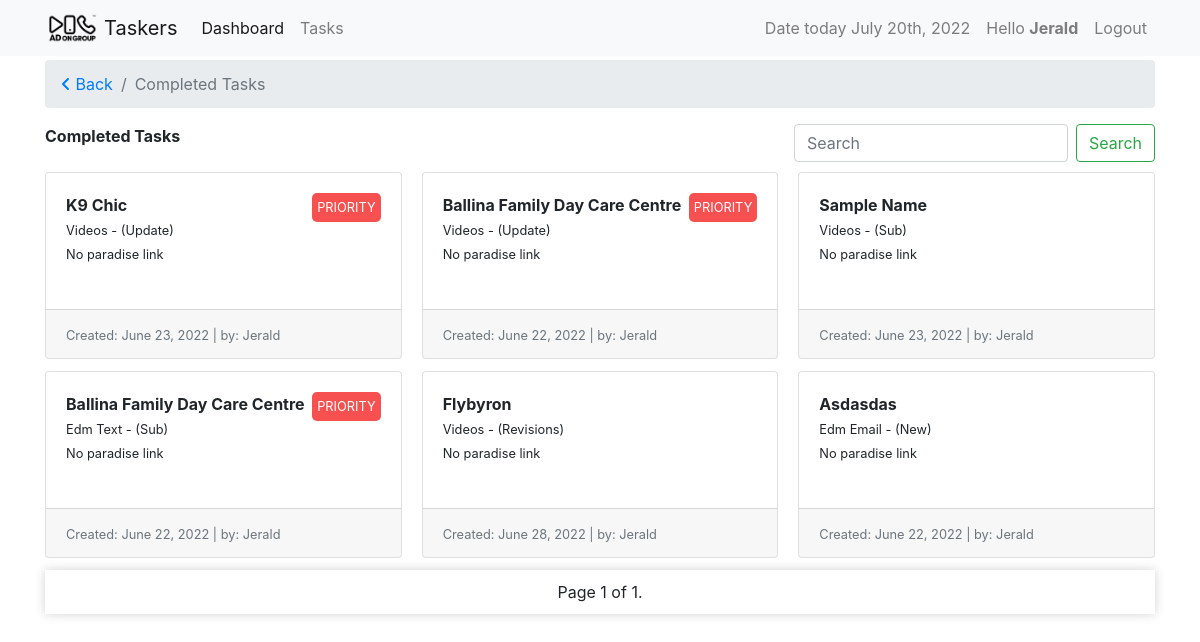
Before: /tasks/all-completed (signed in) with the older database file.
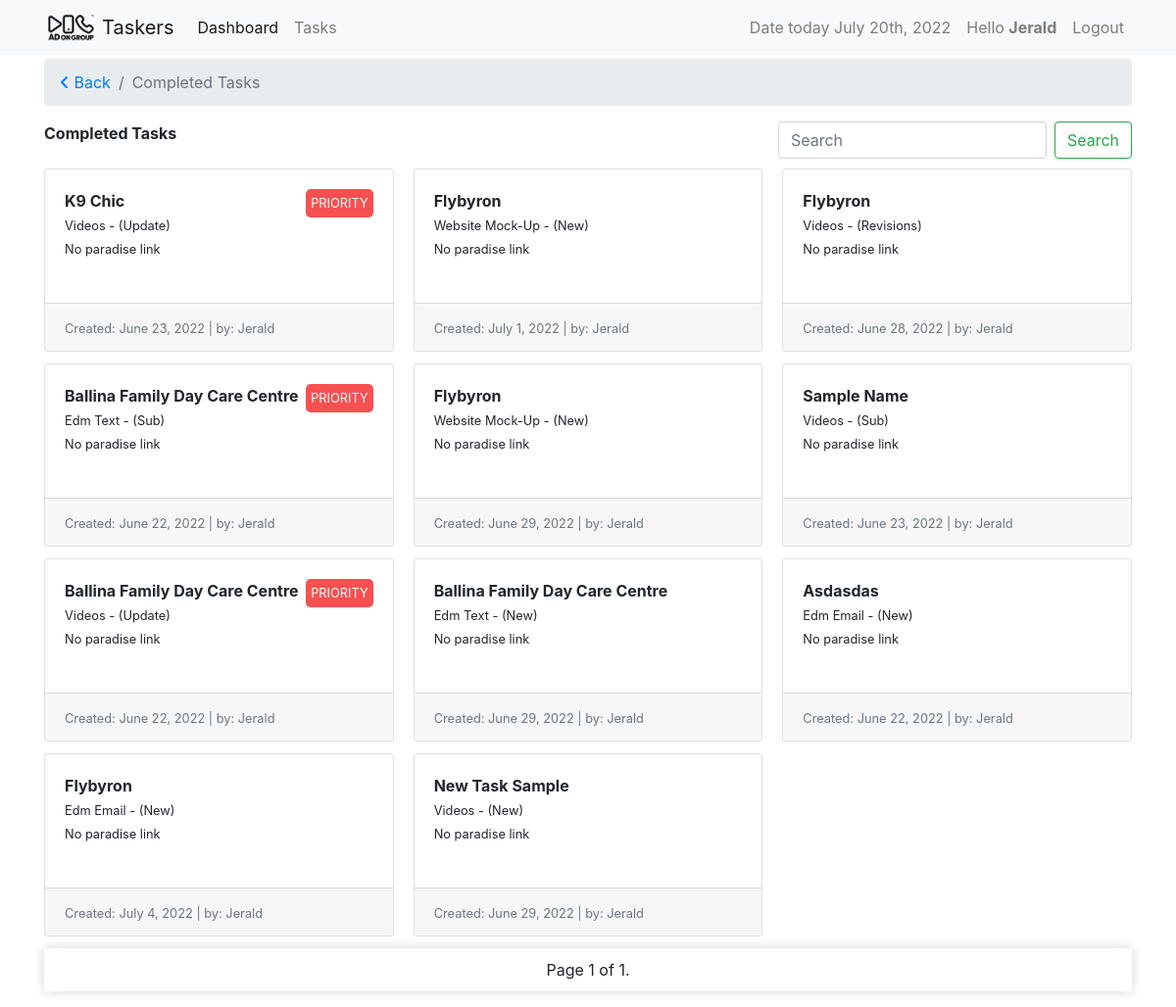
After: the same page with the newer database file.
### tasks/models.py (models this page shows, shortened)
class Task(models.Model):
    slug = models.SlugField(unique=True, null=True, blank=True)
    user = models.ForeignKey(settings.AUTH_USER_MODEL,
                             on_delete=models.CASCADE, verbose_name='designers')
    task_type = models.ForeignKey(
        TaskType, on_delete=models.CASCADE, default=1)
    task_category = models.ForeignKey(
        TaskCategory, on_delete=models.CASCADE, default=1)
    name = models.CharField(max_length=120, verbose_name="Client name")
    paradise_link = models.URLField(
        blank=True, null=True, verbose_name="task link")
    check_list_link = models.URLField(
        max_length=120, verbose_name='check list link', blank=True, null=True)
    is_priority = models.BooleanField(
        default=False, verbose_name="Is Task Priority?", help_text="Checked if task is priority.")
    is_done = models.BooleanField(default=False, verbose_name="Is Task Completed?",
                                  help_text="Note: Checked if you're done.")
    created = models.DateTimeField(auto_now_add=True)
    updated = models.DateTimeField(auto_now=True)
    class Meta:
        ordering = ['-is_priority', 'is_done', '-updated', '-created']

class BaseTime(models.Model):
    created = models.DateTimeField(auto_now_add=True)
    updated = models.DateTimeField(auto_now=True)

class TaskCategory(BaseTime, models.Model):
    name = models.CharField(max_length=120, unique=True)
    task_point = models.FloatField(default=0.0)
    class Meta:
        verbose_name_plural = "Task Categories"
    def __str__(self):
        return self.name

class TaskType(BaseTime, models.Model):
    name = models.CharField(max_length=60)
    task_point = models.FloatField(default=0.0)
    def __str__(self):
        return self.name

### tasks/views.py (the view, shortened to what this page needs)
# urls.py: path('all-completed', views.AllCompletedTaskView.as_view(), name="allcompletedtasks"),
class AllCompletedTaskView(View):
    today = timezone.now()
    yesterday = today - timezone.timedelta(days=1)
    template_name = 'tasks_filter_template.html'
    def get(self, request, *args, **kwargs):
        if request.user.is_superuser or request.user.has_perm('auth.view_user'):
            tasks = Task.objects.filter(is_done=True)
        else:
            tasks = Task.objects.filter(user=request.user).filter(is_done=True)
        query = request.GET.get('q')
        paginator = Paginator(tasks, 12)
        page_number = request.GET.get('page')
        page_obj = paginator.get_page(page_number)
        context = {'tasks': tasks, 'title': 'completed tasks', 'page_obj': page_obj,}
        return render(request, self.template_name, context)

### tasks/templates/tasks_filter_template.html (shortened to what this page needs)
{% extends 'base.html' %}
{% load crispy_forms_tags %}
{% block content %}
<nav aria-label="breadcrumb">
    <ol class="breadcrumb">
      <li class="breadcrumb-item"><a href="{{request.META.HTTP_REFERER}}"><i class="fa-solid fa-angle-left"></i> Back</a></li>
      <li class="breadcrumb-item active" aria-current="page">{{ title|title }}</li>
    </ol>
</nav>
{% include 'includes/tasks_filter.html' %}
{% endblock %}

### tasks/templates/includes/tasks_filter.html (shortened to what this page needs)
{% load crispy_forms_tags %}
<div class="row">
    <div class="col-sm-12">
        <div class="mb-4">
            <strong>{{ title|title }}</strong>
            <form class="form-inline my-2 my-lg-0 float-right">
                <input class="form-control mr-sm-2" type="search" placeholder="Search" aria-label="Search" name="q" value="{{ request.GET.q }}">
                <button class="btn btn-outline-success my-2 my-sm-0" type="submit">Search</button>
            </form>
        </div>
        <div class="card-columns">
            {% for task in page_obj %}
            {% if task %}
            <div class="card">
                <div class="card-body">
                    <strong>{{ task.name|title }}</strong>
                    {% if task.is_priority %}
                        <small class="float-right" style="color: white; background-color: hsla(0, 95%, 49%, 0.7); padding: 5px; border-radius: 5px;">
                            PRIORITY
                        </small>
                    {% endif %}
                    <br>
                    <small>
                        {{ task.task_category|title }} - ({{ task.task_type|title }})
                        <br>
                        {% if task.paradise_link %}
                        <a href="{{ task.paradise_link }}">{{ task.paradise_link }}</a>
                        {% else %}
                        No paradise link
                        {% endif %}
                    </small>
                    <br>
                    <br>
                </div>
                <div class="card-footer">
                    <small class="text-muted">Created: {{task.created|date}} | by:
                        {% if request.user.is_superuser %}
                        <a href="{% url 'dashboards:userdetails' task.user.username %}">{{ task.user.username|title }}</a>
                        {% else %}
                        {{ task.user.username|title }}
                        {% endif %}
                    </small>
                </div>
            </div>
            {% else %}
                {{ empty }}
            {% endif %}
            {% endfor %}
        </div>
        <div class="mypagination mb-3">
            <span class="step-links">
                <span class="current">
                    Page {{ page_obj.number }} of {{ page_obj.paginator.num_pages }}.
                </span>
            </span>
        </div>
    </div>
</div>

Changed rows visible on the page:
added Task: name "Flybyron", task_category "Edm Email", task_type "New", shows "No paradise link", created "July 4, 2022", user.username "Jerald"
added Task: name "Flybyron", task_category "Website Mock-Up", task_type "New", shows "No paradise link", created "July 1, 2022", user.username "Jerald"
added Task: name "Flybyron", task_category "Website Mock-Up", task_type "New", shows "No paradise link", created "June 29, 2022", user.username "Jerald"
added Task: name "Ballina Family Day Care Centre", task_category "Edm Text", task_type "New", shows "No paradise link", created "June 29, 2022", user.username "Jerald"
added Task: name "New Task Sample", task_category "Videos", task_type "New", shows "No paradise link", created "June 29, 2022", user.username "Jerald"
